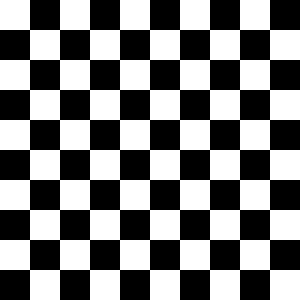
#> input picture Lab2/Lab3_chess100.png, 100 x 100 px (shown 3 times larger)
$ jupyter execute --allow-errors Laba2.ipynb
#> lines starting #> are read from the running program, lines starting #| are printed output that depends on the picture; after the words box and inside, x2 and y2 are one past the last pixel; in counts of white or black regions, pixels touching at a corner belong together
# Завдання
## 1. Порівняти гістограми двох зображень.
<table><tr>
<td>  </td>
<td>  </td>
</tr></table>

1.1. Відкрити та завантажити наступні два зображення:
    * assignments/Lab3_half100.png
    * assignments/Lab3_chess100.png

[cell 1]
import cv2
import numpy as np
import matplotlib.pyplot as plt
lab3_Im_half = cv2.imread("./Lab3_half100.png", cv2.IMREAD_GRAYSCALE)
lab3_Im_chess = cv2.imread("./Lab3_chess100.png", cv2.IMREAD_GRAYSCALE)
#> lab3_Im_chess: shape (100, 100); values 100 (black) and 200 (white), 50% white; 1 white region, box (x1, y1, x2, y2) and area: (0, 0, 100, 100) 5000

1.2.Визначити гістограму для кожного зображення:

[cell 2]
chess_histogram = cv2.calcHist([lab3_Im_chess],[0],None,[256],[0, 256])
#> chess_histogram = 256 values, max 5000 at index 100, min 0 at index 0, mean 39.06
half_histogram = cv2.calcHist([lab3_Im_half],[0],None,[256],[0, 256])
#> half_histogram = 256 values from 0 to 0

1.3.Відобразити завантаженні зображення та відповідно визначені гістограми зображень за допомогою функції plt.subplot:

[cell 3]
plt.figure(figsize=(15,5))
plt.subplot(121)
plt.imshow(lab3_Im_chess, cmap = 'gray');
plt.subplot(122)
plt.plot(chess_histogram); plt.xlim([0, 255]); plt.grid(); plt.show();
#> after `plt.plot(chess_histogram)`:
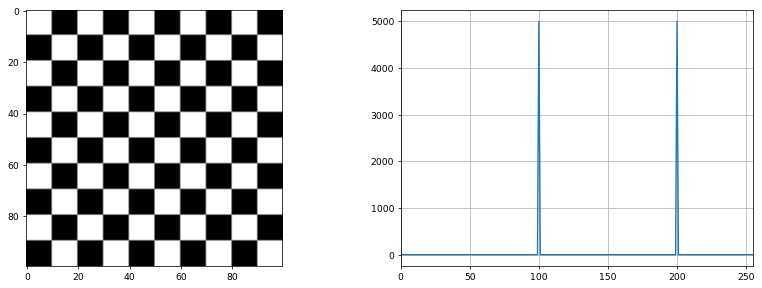
#> figure drawn by matplotlib, 2 panels; panel 2: curve peaks at x = 100, y = 5000

plt.figure(figsize=(15,5))
plt.subplot(121)
#> (the rest of this cell did not finish here and is left out)
